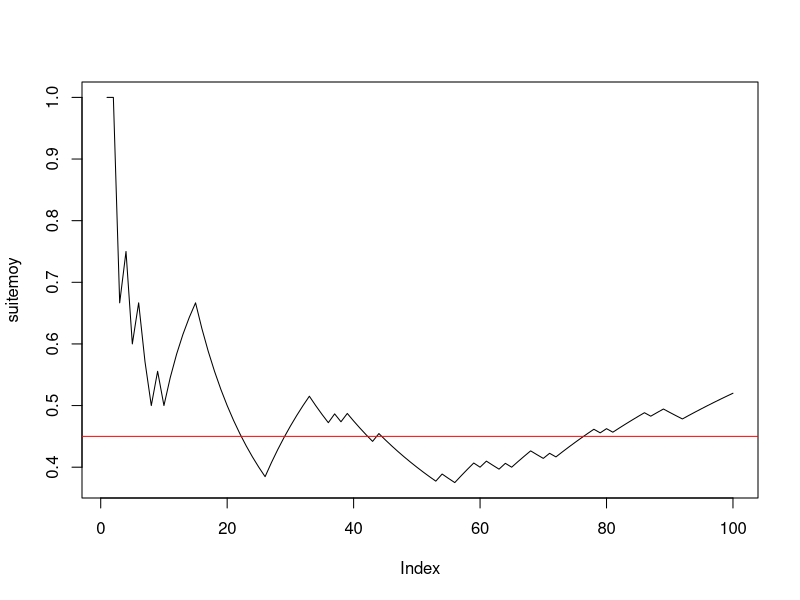

Write the R code that produced this figure. (Note: this script raises an error after producing the figure.)

#--------question 1------------
n <- 100
p <- 0.45
x <- rbinom(n, 1, p)
#--------question 2------------
cumsum(x)
taille <- 1:n
suitemoy <- cumsum(x) / taille
#--------question 3------------
plot(suitemoy, type = "l")
abline(h = p, col = "red")

#------------Exercice 2------------------------



#--------question 1------------
n <- 100
mu <- -2
sigma <- 2
rm(xg)
(xg <- rnorm(n, mu, sigma))
#--------question 2------------
cumsum(xg)
rm(taille)
taille <- 1:n
rm(suitemoyg)
suitemoyg
suitemoyg <- cumsum(xg) / taille
#--------question 3------------
plot(suitemoyg, type = "l", ylim = c(-10, 6))
abline(h = mu, col = "red")


#------------Exercice 3------------------------

#---------question 1--------------------------
mu <- -2
sigma <- 2
n <- 5
rm(x) 
x <- rnorm(n, mu, sigma) # echantillon de n tirages de X
(moyx <- mean(x)) # moyenne de l'échantillon de taille n x

#---------question 2--------------------------
(y <- rnorm(n, mu, sigma)) # second echantillon de n tirages de X
(moyy <- mean(y)) # moyenne de l'échantillon y
(rbind(x, y) -> M) # range les deux échantillons dans M à 2 lignes et n colonnes
rowMeans(M)

#---------question 3--------------------------
N <- 1000
Mdata <- matrix(rnorm(n * N, mu, sigma), ncol = n, byrow = T) # N échantillons de taille n disposés en lignes
dim(Mdata) # dimension de la matrice N lignes et n colonnes


#---------question 4--------------------------
(rowMeans(Mdata) -> moyennes) # calcule les moyennes pour les N, n-échantillons tirés.
apply(Mdata, MARGIN = 1, mean) # alternative pour effectuer les moyennes en ligne

#---------question 5--------------------------
mean(moyennes) # moyenne empirique des N réalisations de Xbar_n
sd(moyennes) * sqrt((length(moyennes) - 1) / length(moyennes)) # ecart-type empirique
sd(moyennes) # écart-type estimé sans biais = ecart-type empirique corrigé

#---------question 6--------------------------
hist(moyennes, prob = T, main = "Répartition de la moyenne empirique des Xi, i=1,....,n") # la répartition observée de Xbar_n
(abs <- seq(1.2 * min(moyennes), 1.2 * max(moyennes), (max(moyennes) - min(moyennes)) / 100))
points(abs, dnorm(abs, mu, sigma / sqrt(n)), col = 2, type = "l")
abline(v = mean(moyennes), col = 3, lty = "dashed") # moyenne de l'échantillon
abline(v = mu, col = 2) # moyenne théorique mu de la loi de Xbar
# belle adéquation de l'échantillon à la normale, que l'on peut verifier avec dte de Henry
qqnorm(moyennes) # les points sont presque alignés la loi de Xbar_n est donc bien normale
qqline(moyennes, col = 2) # autour de la droite rouge qui passe par les deux points
# (1er quartile theo de la centrée réduite,1er quartile empirique) et
# (3ieme quartile theo de la centrée réduite,3ieme quartile empirique)
# mean(echantillon) et écart-type empirique sd(échantillon)*sqrt((n-1)/n). e
# En effet si on ajoute la droite passant par ces deux points elle se confond
# avec qqline. droite de Henry

(x1 <- qnorm(0.25))
(x2 <- qnorm(0.75))
(y1 <- quantile(moyennes, 0.25, type = 1))
(y2 <- quantile(moyennes, 0.75, type = 1))
abline(y1 - (y2 - y1) * x1 / (x2 - x1), (y2 - y1) / (x2 - x1), col = 3) # droite de Henry

#----------question 7-------------------------
moyennecr <- sqrt(n) * (moyennes - mu) / sigma
hist(moyennecr, prob = T, main = "Répartition observée de la moyenne empirique centrée réduite")
(abscr <- seq(1.2 * min(moyennecr), 1.2 * max(moyennecr), (max(moyennecr) - min(moyennecr)) / 100))
points(abscr, dnorm(abscr), col = 2, type = "l")
abline(v = mean(moyennecr), col = 3, lty = "dashed") # moyenne empirique de l'échantillon
abline(v = 0, col = 2) # moyenne théorique  de la loi normale centrée réduite

qqnorm(moyennecr)
qqline(moyennecr) # droite de Henry

#-----------question 8------------
n <- 50
# puis réexecuter les lignes 67 à 107 : la loi reste gaussienne mais
# l'écart-type de Xbarn est plus petit avec n=50 qu'avec n=2
sd(moyennes)
sigma / sqrt(n)

n <- 2
# puis réexecuter les lignes 67 à 107 : LA LOI EST TOUJOURS GAUSSIENNE MEME AVEC n PETIT
# C'EST UNE PROPRIETES CARACTÉRISTIQUE DE LA LOI NORMALE MAIS QUI NE S'APPLIQUE PAS AUX AUTRES
# LOIS COMME PAR EX A LA BERNOULLI ==> VOIR EXO SUIVANT
sd(moyennes)
# l'écart type empirique est EN REVANCHE plus faible avec n=2 qu'avec n=50 :
# normal il estime sigma/sqrt(n) or :
sigma / sqrt(n)

#####################################################################################
# CE QU'IL FAUT RETENIR DE CET EXERCICE : LA LOI DE XBAR EST GAUSSIENNE SI L'ÉCHANTILLON EST
# GAUSSIEN ET DE TAILLE QUELCONQUE n. LE RESULTAT DU THEOREME CENTRAL LIMITE EST VRAI DANS CE CAS
# POUR TOUT n ET PAS SEULEMENT POUR n GRAND
###################################################################################

###################################################
#------------Exercice 4------------------------
###################################################

#---------question 1--------------------------
p <- 0.45
n <- 5
N <- 100
rm(Mdata) # efface l'objet précedemment créé Mdata

Mdata <- matrix(rbinom(n * N, 1, p), ncol = n, byrow = T) # N échantillons de taille n disposés en lignes
dim(Mdata) # dimension de la matrice N lignes et n colonnes

(rowMeans(Mdata) -> moyennes) # calcule les moyennes pour les N, n-échantillons tirés.


mean(moyennes) # moyenne empirique des N réalisations de Xbar_n
sd(moyennes) * sqrt((length(moyennes) - 1) / length(moyennes)) # ecart-type empirique
sd(moyennes) # écart-type estimé sans biais = ecart-type empirique corrigé

#---------histogramme de xbar_n--------------------------
hist(moyennes, prob = T, ylim = c(0, max(dnorm(p, p, sqrt(p * (1 - p) / n)), 4)), main = "Répartition de la moyenne empirique des Xi, i=1,....,n") # la répartition observée de Xbar_n
(abs <- seq(.8 * min(moyennes), 1.2 * max(moyennes), (max(moyennes) - min(moyennes)) / 100))
points(abs, dnorm(abs, p, sqrt(p * (1 - p) / n)), col = 2, type = "l")
abline(v = mean(moyennes), col = 3, lty = "dashed") # moyenne de l'échantillon
abline(v = p, col = 2) # moyenne théorique mu de la loi de Xbar
qqnorm(moyennes) # vraiment pas gaussien !
qqline(moyennes, col = 2)
# AUCUNE ADEQUATION  de l'échantillon à la normale CAR n EST TROP PETIT ET LE TCL N'EST
# PAS VERIFIE. ON REFAIT LA SIMUL AVEC n=200 :

n <- 200
# puis réeéxuter les lignes 142 à 161

# EUREKA CA MARCHE BEAUCOUP MIEUX ET ON A BIEN UNE REPARTITION GAUSSIENNE CAR n EST SUFFISAMMENT GRAND POUR
# QUE LE TCL SOIT VERIFIE !
######################################

qqnorm(moyennes)
qqline(moyennes, col = "red")

# Si on augmente N on améliore l'estimation de la densité de Xbarn par l'histogramme
# des N réalisations de Xbarn mais si n est petit on n'observe pas un histogramme
# ressemblant à une gaussienne puisque le TCL ne s'applique que si n est assez grand.
# Essayer avec
N <- 1000
n <- 4
# puis lignes 142 à 159.
N <- 1000
n <- 100
# puis lignes 142 à 159.
